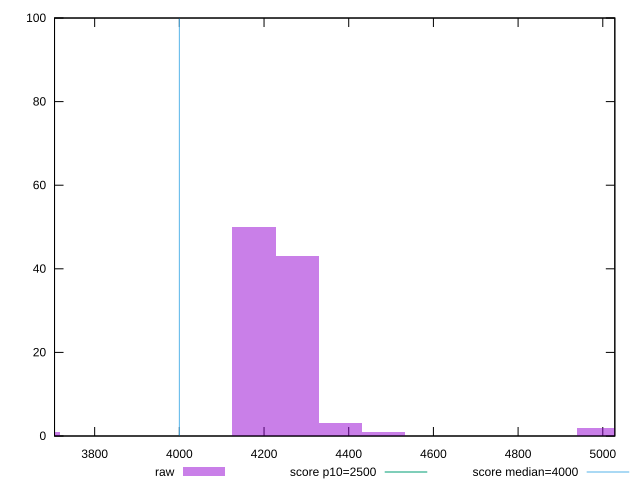

Here is the gnuplot script that generated this plot:
reset

$raw <<EOF
3666.995554172715 1
4991.188393179529 2
4278.161479868168 43
4176.300492252259 50
4380.0224674840765 3
4481.883455099985 1
EOF

set key outside below
set boxwidth 101.86098761590875
set xrange [3705.2220000000007:5028.431999999999]
set yrange [0:100]
set trange [0:100]
set style fill transparent solid 0.5 noborder

set parametric
set terminal svg size 640, 490 enhanced background rgb 'white'
set output "report_00017_2021-02-10T15-08-03.406Z/largest-contentful-paint/samples/pages+cached+noadtech+nomedia+nocss/raw/histogram.svg"

plot $raw title "raw" with boxes, \
     2500,t title "score p10=2500", \
     4000,t title "score median=4000"

reset
